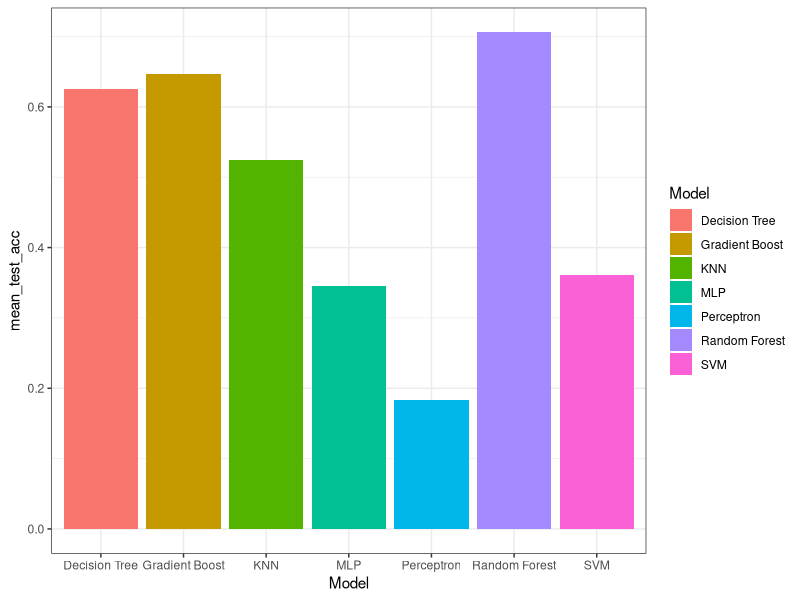
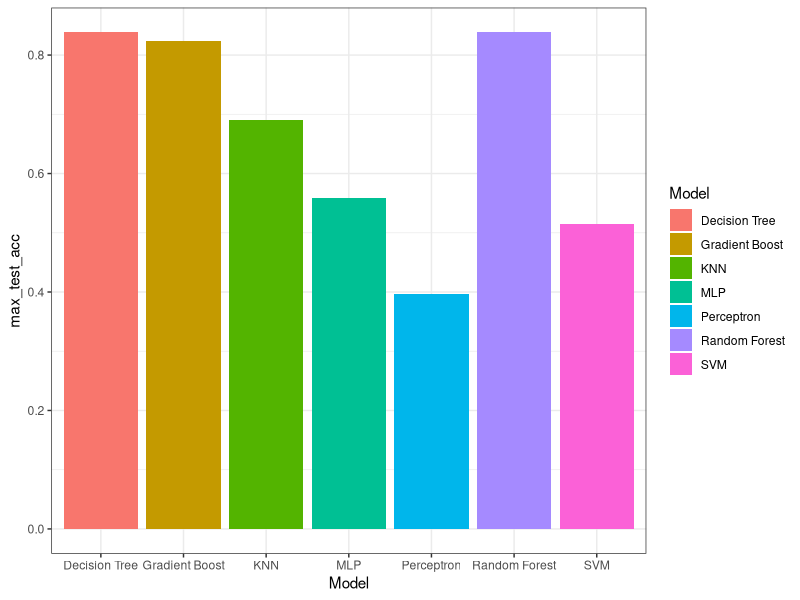
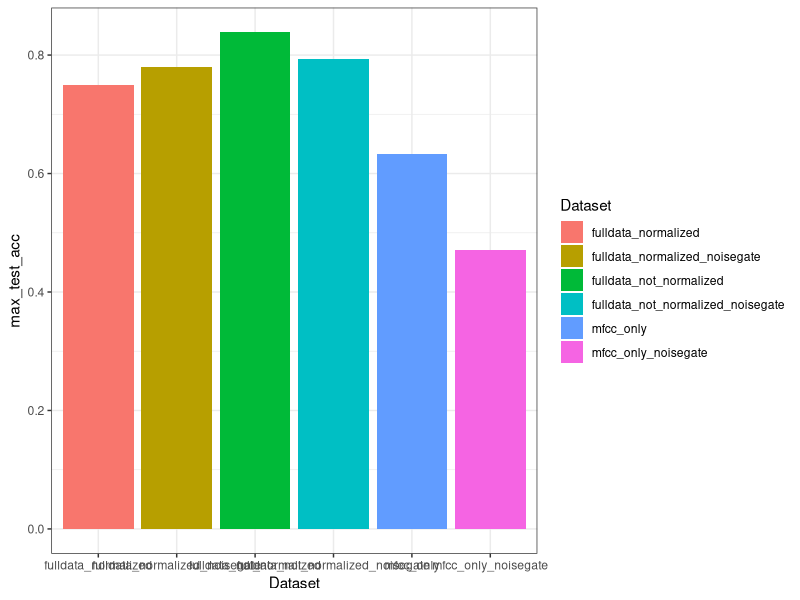

The R script that drew these images, in order:
library(tidyverse)

whale_data = read_csv('final_results_only_whales.csv')
dolphine_and_whale_data = read_csv('final_results_with_dolphines.csv')
print(whale_data)
print(dolphine_and_whale_data)

# show the mean test accuracy
whale_plot_data = group_by(whale_data, Model) %>%
    summarize(mean_test_acc = mean(Test_Accuracy))

whale_plot = ggplot(whale_plot_data, aes(x=Model, mean_test_acc, fill=Model)) + 
    geom_col() +
    theme_bw()

show(whale_plot)

# show the max test accuracy score per model
whale_plot_data = group_by(whale_data, Model) %>%
    summarize(max_test_acc = max(Test_Accuracy))

whale_plot = ggplot(whale_plot_data, aes(x=Model, max_test_acc, fill=Model)) + 
    geom_col() +
    theme_bw()

show(whale_plot)

# show the max test accuracy score per dataset type
whale_plot_data = group_by(whale_data, Dataset) %>%
    summarize(max_test_acc = max(Test_Accuracy))

whale_plot = ggplot(whale_plot_data, aes(x=Dataset, max_test_acc, fill=Dataset)) + 
    geom_col() +
    theme_bw()

show(whale_plot)